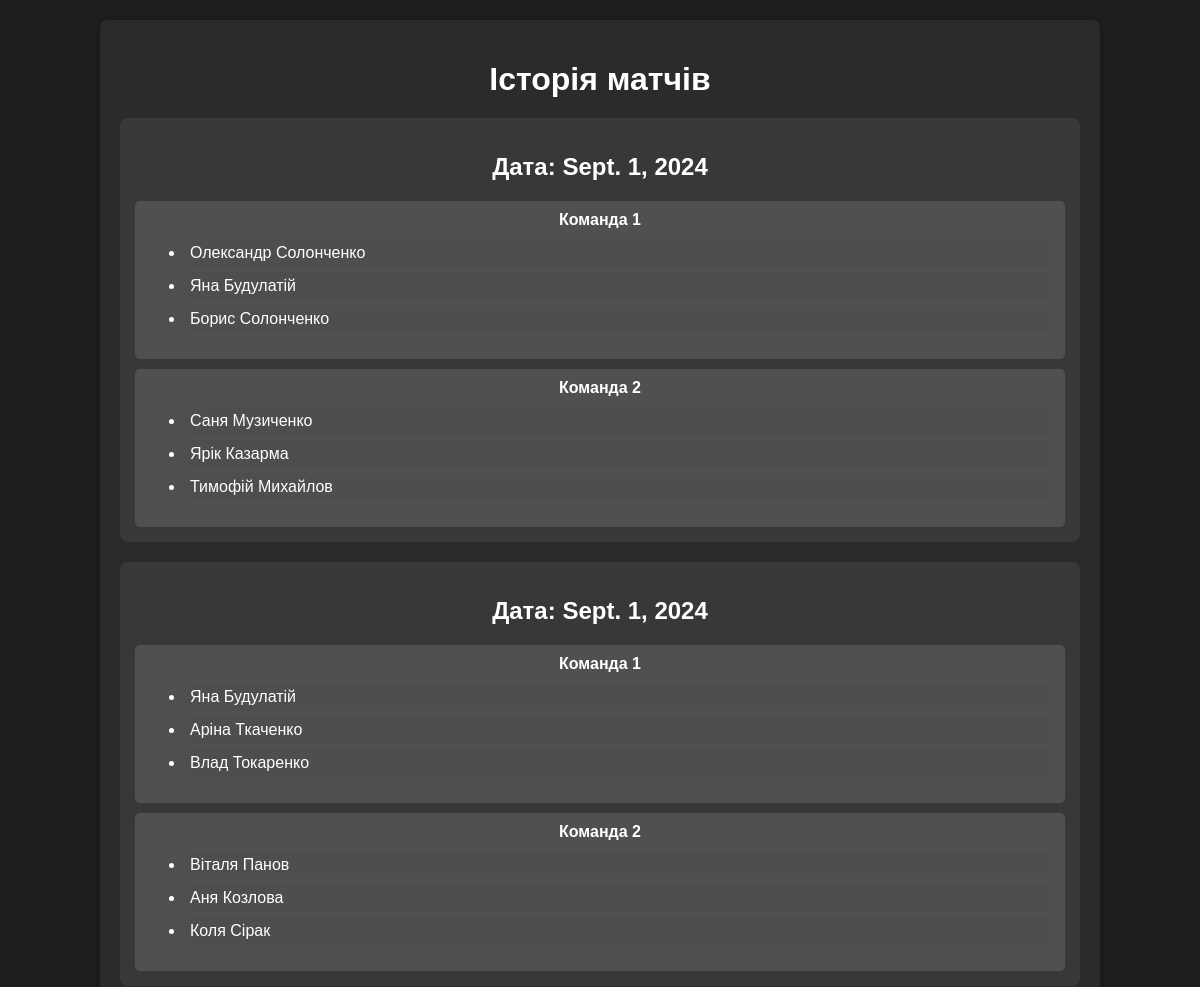
Page /history/ (upper part) on the earlier database version.
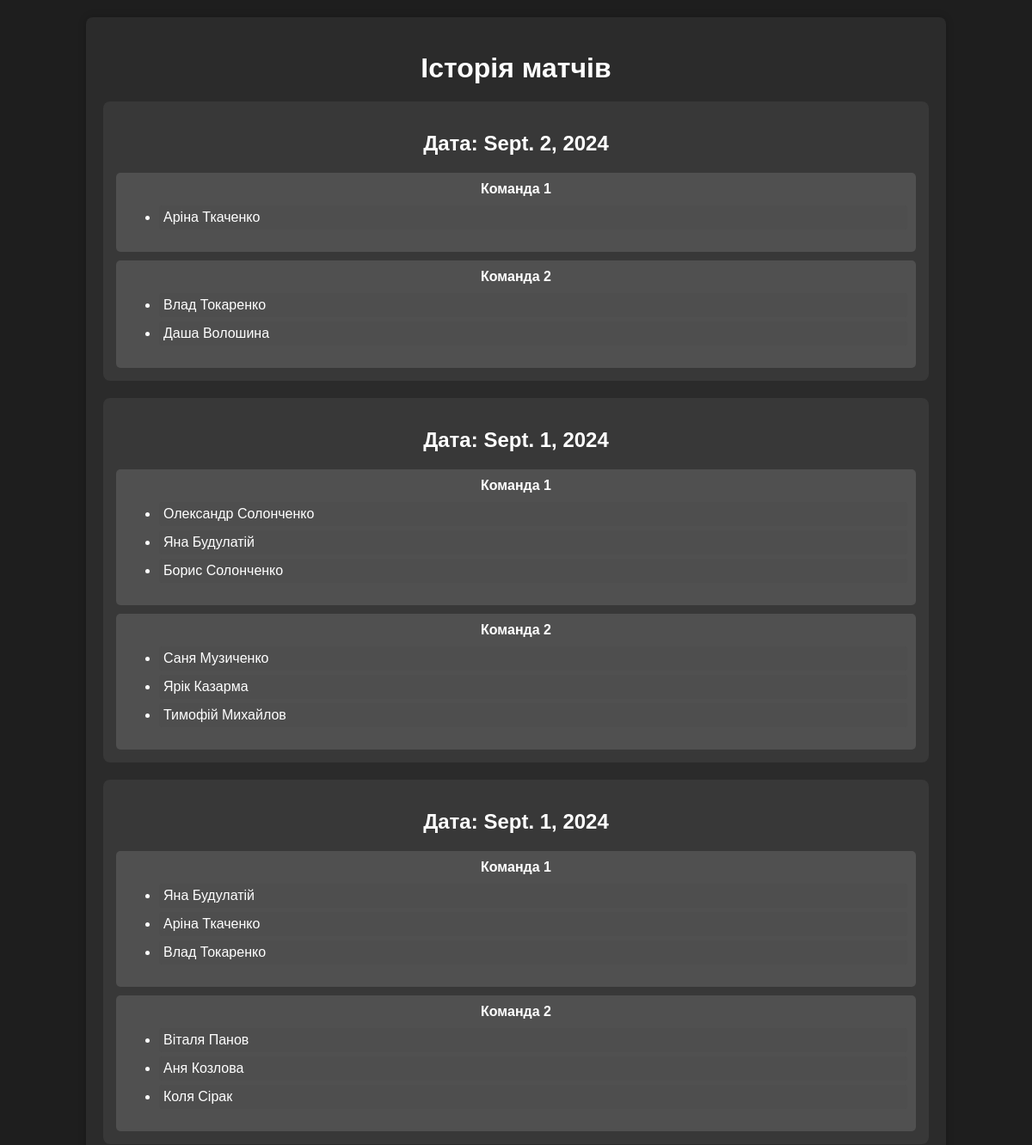
Same page on the later database version.
### firstapp/models.py (models this page shows, shortened)
class MatchHistory(models.Model):
    date = models.DateField()
    teams = models.ManyToManyField(Team, through='MatchTeam')

class MatchTeam(models.Model):
    match = models.ForeignKey(MatchHistory, on_delete=models.CASCADE)
    team = models.ForeignKey(Team, on_delete=models.CASCADE)
    score = models.IntegerField(null=True, blank=True)

class Team(models.Model):
    name = models.CharField(max_length=100)
    players = models.ManyToManyField(Players)

class Players(models.Model):
    FirstName = models.CharField('FirstName', max_length= 20)
    SecondName = models.CharField('SecondName', max_length= 20)
    serve = models.IntegerField('serve', validators=[MinValueValidator(0), MaxValueValidator(5)])
    attack = models.IntegerField('attack', validators=[MinValueValidator(0), MaxValueValidator(5)])
    keep_ball = models.IntegerField('keep_ball', validators=[MinValueValidator(0), MaxValueValidator(5)])
    comand_game = models.IntegerField('comand_game', validators=[MinValueValidator(0), MaxValueValidator(5)])
    class Meta:
        verbose_name = 'Гравці'
        verbose_name_plural = 'Гравці'

### firstapp/views.py (the view)
# urls.py: path('history/', views.match_history, name='history'),
def match_history(request):
    matches = MatchHistory.objects.prefetch_related('teams').order_by('-id')
    context = {
        'matches': matches
    }
    return render(request, 'history.html', context)

### firstapp/templates/History.html (shortened to what this page needs)
<!DOCTYPE html>
<html lang="uk">
<head>
</head>
<body>
    <div class="container">
        <h1>Історія матчів</h1>
        {% for match in matches %}
            <div class="match-container">
                <h2>Дата: {{ match.date }}</h2>
                <div class="teams-list">
                    {% for matchteam in match.matchteam_set.all %}
                        <div class="team-container">
                            <span class="team-name">{{ matchteam.team.name }}</span>
                            <ul class="player-list">
                                {% for player in matchteam.team.players.all %}
                                    <li>{{ player.FirstName }} {{ player.SecondName }}</li>
                                {% endfor %}
                            </ul>
                        </div>
                    {% endfor %}
                </div>
            </div>
        {% empty %}
            <p>Історія матчів відсутня.</p>
        {% endfor %}
    </div>
</body>
</html>

### firstapp/templates/History.html (style rules this page uses)
body { background-color: #1e1e1e; color: #ffffff; font-family: Arial, sans-serif; margin: 0; padding: 0; }
.container { width: 80%; margin: 20px auto; padding: 20px; background-color: #2b2b2b; border-radius: 8px; box-shadow: 0 0 10px rgba(0, 0, 0, 0.2); text-align: center; }
h1 { margin-bottom: 20px; }
.match-container { background-color: #383838; padding: 15px; margin-bottom: 20px; border-radius: 8px; }
.team-container { margin-top: 10px; padding: 10px; background-color: #505050; border-radius: 5px; }
.team-name { font-weight: bold; margin-bottom: 10px; }
.player-list { margin-top: 10px; text-align: left; }
.player-list li { background-color: #4e4e4e; padding: 5px; margin-bottom: 5px; border-radius: 3px; }

Differences in the rows shown:
added MatchHistory: date "Sept. 2, 2024", Players (FirstName "Аріна", SecondName "Ткаченко"), Players (FirstName "Влад", SecondName "Токаренко")
added MatchTeam: team.name "Команда 1", Players (FirstName "Аріна", SecondName "Ткаченко"), shown under "Sept. 2, 2024"
added MatchTeam: team.name "Команда 2", Players (FirstName "Влад", SecondName "Токаренко"), shown under "Sept. 2, 2024"
now on this page (row unchanged): Players: FirstName "Даша", SecondName "Волошина", shown under "Команда 2"
